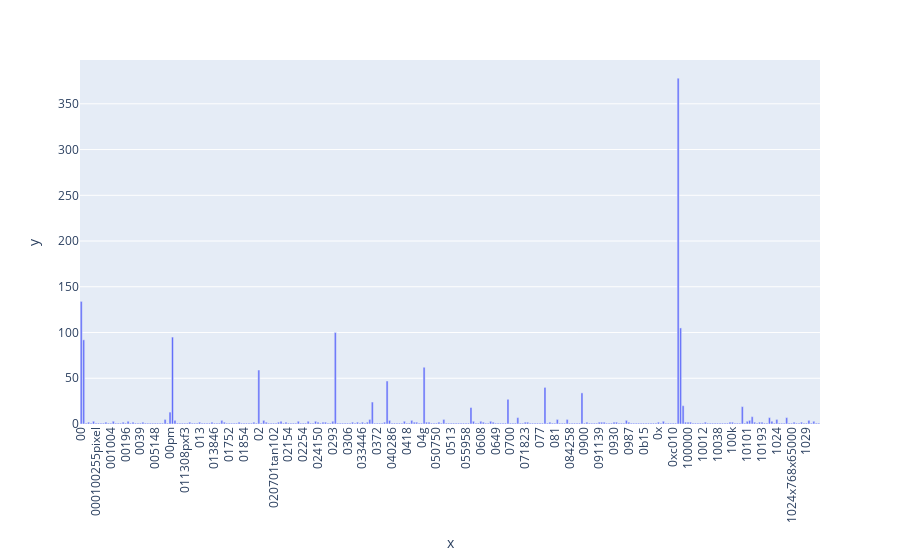

The cell this chart's notebook holds for it:
### Markdown cell above
### >>> **Exercise 12 (take home):**
If you want a nicer interactive visualization here, I would encourage you try to install and use plotly to achieve this.

### Code cell
# Answer here
import plotly.express as px

# Create a bar chart using the first 300 terms and their corresponding frequencies
fig = px.bar(x=count_vect.get_feature_names_out()[:300],  # x-axis labels are the first 300 terms
             y=term_frequencies[:300])  # y-axis values are the frequencies of those terms

# Rotate the x-axis labels by minus 90 degrees for better readability
fig.update_xaxes(tickangle=-90)

# Display the bar chart
fig.show()

### Figure 1 — Plotly figure (JSON) as saved in the notebook; plotly's stock layout.template omitted (floating-point values rounded to 4 significant figures; data arrays with more than 128 entries replaced by an {"elided": "..."} marker saying what was removed)
{"data": [{"alignmentgroup": "True", "hovertemplate": "x=%{x}<br>y=%{y}<extra></extra>", "legendgroup": "", "marker": {"color": "#636efa", "pattern": {"shape": ""}}, "name": "", "offsetgroup": "", "orientation": "v", "showlegend": false, "textposition": "auto", "type": "bar", "x": {"elided": "300 str values"}, "xaxis": "x", "y": {"elided": "300 int values"}, "yaxis": "y"}], "layout": {"barmode": "relative", "legend": {"tracegroupgap": 0}, "margin": {"t": 60}, "xaxis": {"anchor": "y", "domain": [0, 1], "tickangle": -90, "title": {"text": "x"}}, "yaxis": {"anchor": "x", "domain": [0, 1], "title": {"text": "y"}}}}
